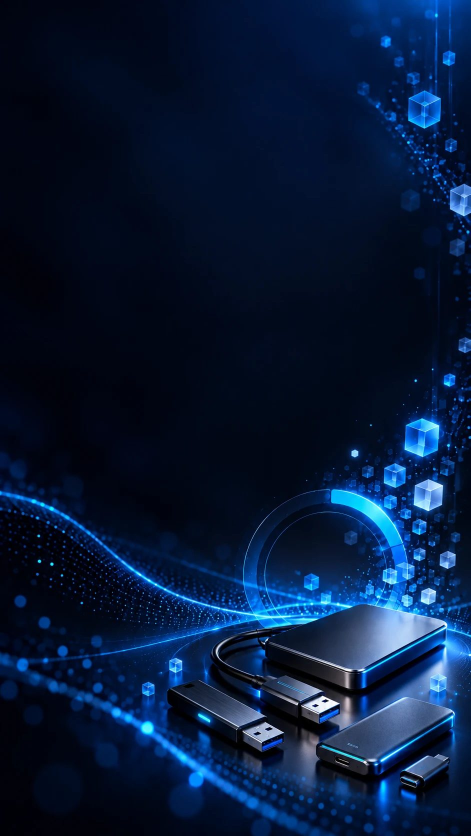
#> input picture usb_format/web/bg.jpg, 941 x 1672 px (shown at 1/2 size)
$ python make_icon.py ../web/bg.jpg
#> lines starting #> are read from the running program, lines starting #| are printed output that depends on the picture
"""Erzeugt app/sce_sys/icon0.png (512x512), das Symbol der App. Benoetigt Pillow.
Aufruf: python make_icon.py [Bild]   - mit Bild wird es mittig quadratisch zugeschnitten und verkleinert,
                                       ohne Bild wird das einfache gezeichnete Symbol erzeugt."""
import os
import sys

from PIL import Image, ImageDraw, ImageFont, ImageOps

S = 512
OUT = os.path.join(os.path.dirname(os.path.abspath(__file__)), "..", "app", "sce_sys", "icon0.png")

if len(sys.argv) > 1:
    ImageOps.fit(Image.open(sys.argv[1]).convert("RGB"), (S, S), Image.LANCZOS).save(OUT, optimize=True)
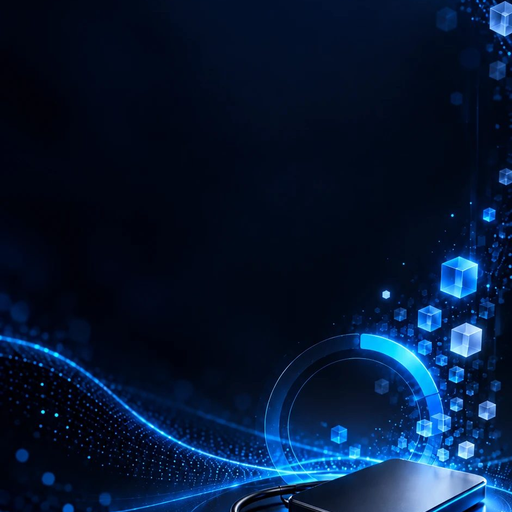
#> saved as icon0.png: PIL image 512x512 RGB; mean R, G, B 6.3, 24.1, 51.8
    print("geschrieben:", os.path.abspath(OUT))
    sys.exit(0)
#> (the program exits here)
